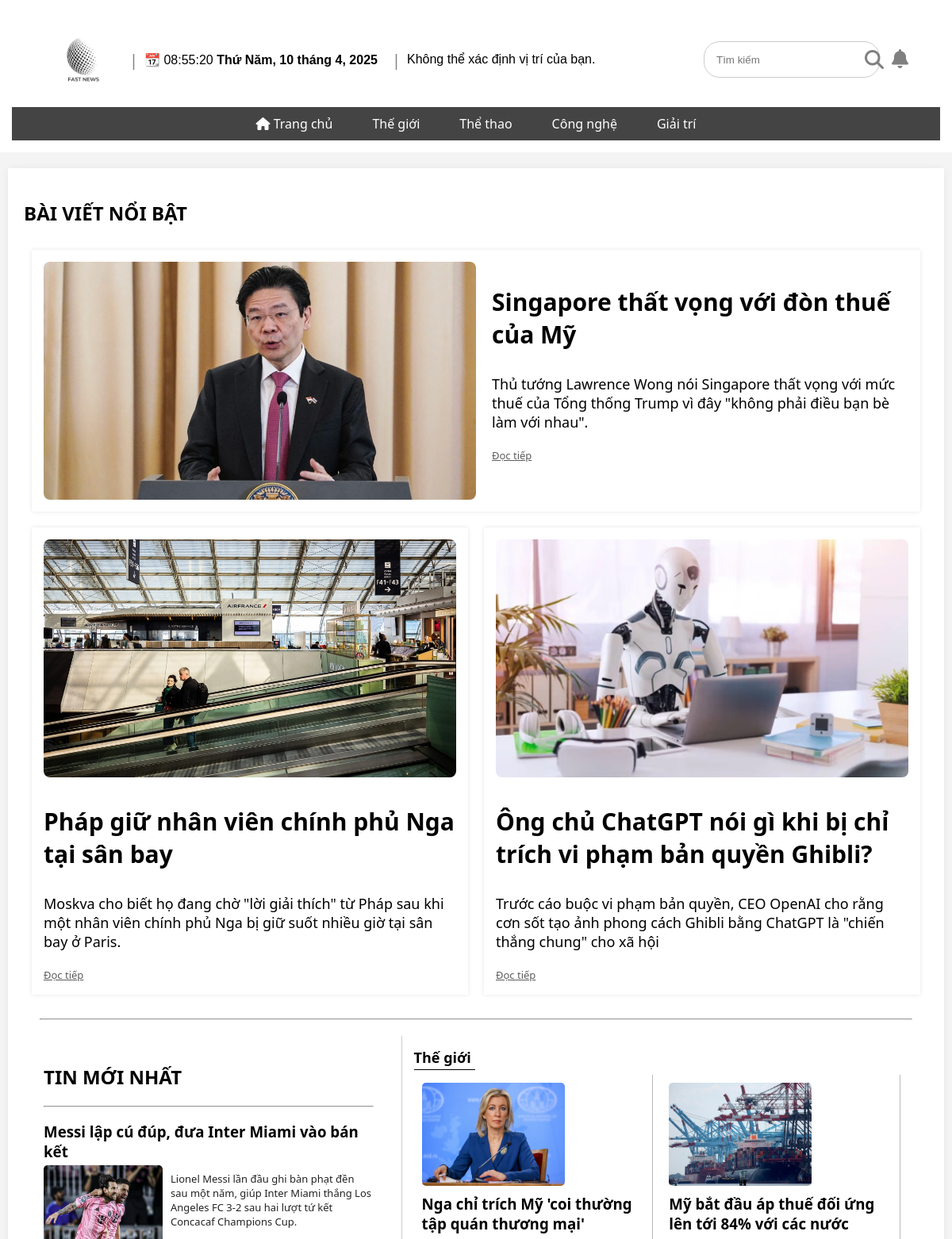
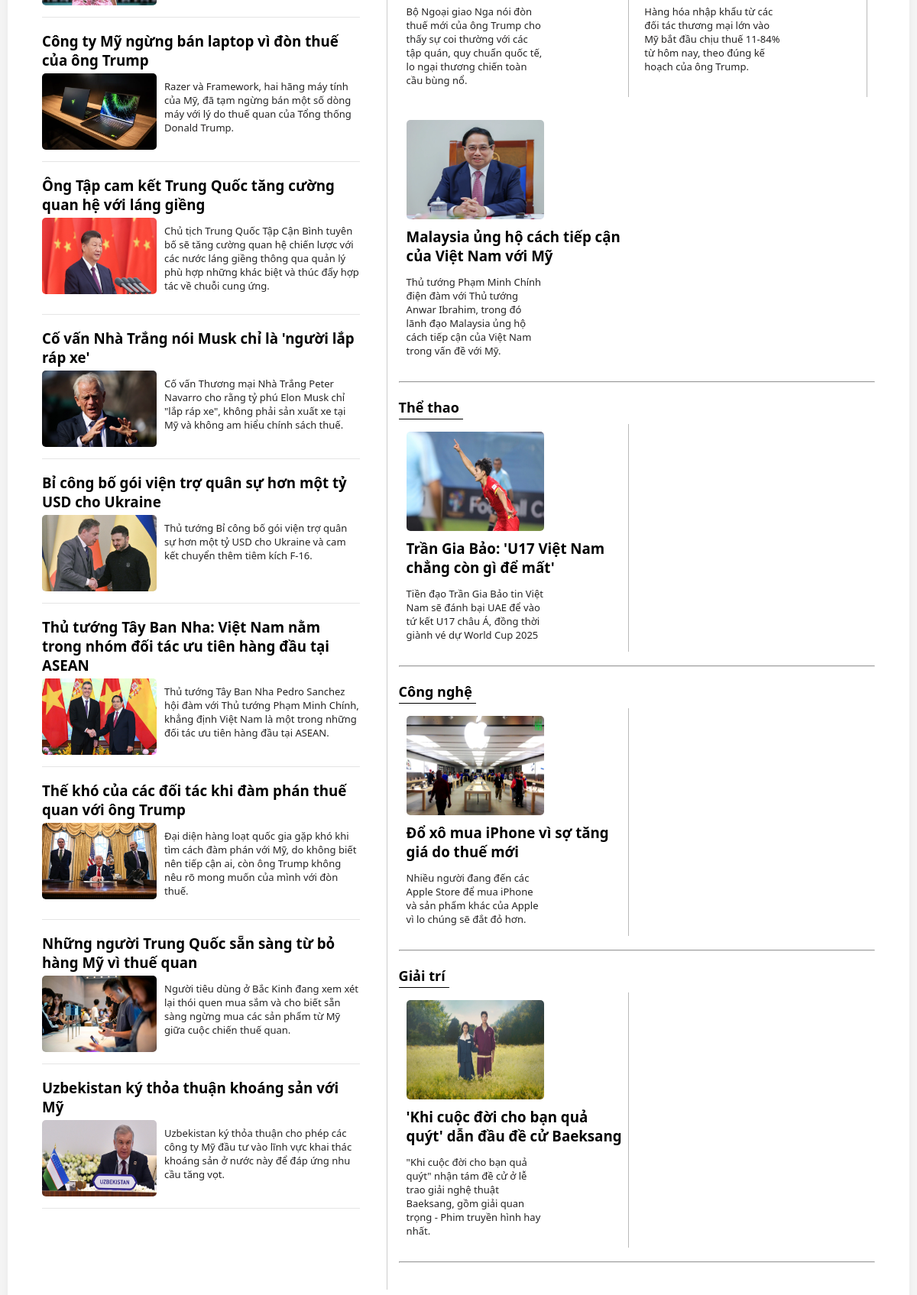
Page /news/index.php (upper part) on the committed database (2 pictures, top to bottom).
### tables this page shows
CREATE TABLE `news` (
  `id` int(11) NOT NULL,
  `title` varchar(255) NOT NULL,
  `description` text DEFAULT 'Mô tả',
  `content` text DEFAULT 'Nội dung',
  `image` varchar(255) DEFAULT 'img',
  `author` varchar(100) DEFAULT 'tác giả',
  `created_at` timestamp NOT NULL DEFAULT current_timestamp(),
  `category` varchar(255) NOT NULL,
  `is_featured` tinyint(1) NOT NULL DEFAULT 0,
  `views` int(11) NOT NULL DEFAULT 0
);

### news/functions/getArticle.php (called while the page is built, shortened)
<?php
function getFeaturedNews($conn) {
    $sql = "SELECT * FROM news WHERE is_featured = 1 ORDER BY created_at DESC LIMIT 3";
    $result = mysqli_query($conn, $sql);
    $Featurednews = [];
    if ($result && mysqli_num_rows($result) > 0) {
        while ($row = mysqli_fetch_assoc($result)) {
            $Featurednews[] = $row;
        }
    }
    return $Featurednews;
}
function getAllNews($conn) {
    $sql = "SELECT * FROM news ORDER BY created_at DESC";
    $result = mysqli_query($conn, $sql);
    $allNews = [];
    if ($result && mysqli_num_rows($result) > 0) {
        while ($row = mysqli_fetch_assoc($result)) {
            $allNews[] = $row;
        }
    }
    return $allNews;
}
function getNewsByCategory($allNews, $category, $excludedIds = []) {
    $filtered = [];
    foreach ($allNews as $news) {
        if (
            $news['category'] === $category &&
            !in_array($news['id'], $excludedIds)
        ) {
            $filtered[] = $news;
        }
    }
    return $filtered;
}
?>

### news/index.php (the view, shortened to what this page needs)
<?php
include "functions/getArticle.php";
$featuredNews = getFeaturedNews($conn);
$featuredIds = array_column($featuredNews, 'id');
$allNews = getAllNews($conn);
$latestNews = [];
$remainingNews = [];
foreach ($allNews as $news) {
    if (in_array($news['id'], $featuredIds))
        continue;
    if (count($latestNews) < 9) {
        $latestNews[] = $news;
    } else {
        $remainingNews[] = $news;
    }
}
$latestIds = array_column($latestNews, 'id');
$categories = ['Thế giới', 'Thể thao', 'Công nghệ', 'Giải trí'];
?>
<main>
    <h2>BÀI VIẾT NỔI BẬT</h2>
    <div class="news-section">
        <section class="featured">
            <article>
                <img src="uploads/<?= htmlspecialchars($featuredNews[0]['image']) ?>" alt="Hình ảnh nổi bật">
                <h3><b><a href="page/articleDetails.php?id=<?= $featuredNews[0]['id'] ?>">
                            <?= htmlspecialchars($featuredNews[0]['title']) ?></a></b></h3>
                <p><?= htmlspecialchars($featuredNews[0]['description']) ?></p>
                <a class="doctiep" href="page/articleDetails.php?id=<?= $featuredNews[0]['id'] ?>">Đọc tiếp</a>
            </article>
        </section>
    </div>
    <div class="news-section">
        <?php for ($i = 1; $i <= 2; $i++): ?>
            <section class="featured<?= $i + 1 ?>">
                <article>
                    <img src="uploads/<?= htmlspecialchars($featuredNews[$i]['image']) ?>" alt="Hình ảnh nổi bật">
                    <h3><b><a href="page/articleDetails.php?id=<?= $featuredNews[$i]['id'] ?>">
                                <?= htmlspecialchars($featuredNews[$i]['title']) ?></a></b></h3>
                    <p><?= htmlspecialchars($featuredNews[$i]['description']) ?></p>
                    <a class="doctiep" href="page/articleDetails.php?id=<?= $featuredNews[$i]['id'] ?>">Đọc tiếp</a>
                </article>
            </section>
        <?php endfor; ?>
    </div>
    <hr class="lastestnews-hr">
    <div class="news-section2">
        <section class="latest-news">
            <h2>TIN MỚI NHẤT</h2>
            <hr>
            <?php foreach ($latestNews as $news): ?>
                <article>
                    <h3><a href="page/articleDetails.php?id=<?= $news['id'] ?>">
                            <?= htmlspecialchars($news['title']) ?></a></h3>
                    <img src="uploads/<?= htmlspecialchars($news['image']) ?>" alt="Hình ảnh">
                    <p><?= htmlspecialchars($news['description']) ?></p>
                    <hr class="lastestnews1-hr">
                <?php endforeach; ?>
        </section>
        <section class="category-news">
            <?php
            $topicIndex = 1;
            $excludedIds = array_merge($featuredIds, $latestIds);
            foreach ($categories as $category):
                $newsInCategory = getNewsByCategory($remainingNews, $category, $excludedIds);
                ?>
                <div class="topic<?= $topicIndex ?>">
                    <a class="categoryHeader" href="#"><?= htmlspecialchars($category) ?></a>
                    <div class="category-content">
                        <?php foreach (array_slice($newsInCategory, 0, 3) as $news): ?>
                            <article>
                                <img src="uploads/<?= htmlspecialchars($news['image']) ?>"
                                    alt="<?= htmlspecialchars($news['title']) ?>">
                                <h3><a href="page/articleDetails.php?id=<?= $news['id'] ?>">
                                        <?= htmlspecialchars($news['title']) ?></a></h3>
                                <p><?= htmlspecialchars($news['description']) ?></p>
                            </article>
                        <?php endforeach; ?>
                    </div>
                </div>
                <hr>
                <?php
                $excludedIds = array_merge($excludedIds, array_column($newsInCategory, 'id'));
                $topicIndex++;
            endforeach;
            ?>
        </section>
    </div>
</main>
<?php
include 'includes/master.php';
?>

### news/assets/css/index.css (style rules this page uses)
body { font-family: system-ui, -apple-system, BlinkMacSystemFont, "Segoe UI", Roboto, "Helvetica Neue", Arial, sans-serif; margin: 0 auto; padding: 0; background-color: #f4f4f4; max-width: 1250px; min-width: 750px; }
main { min-height: 300px; max-width: 95%; margin: 20px auto; padding: 20px; background: #fff; box-shadow: 0 0 10px rgba(0, 0, 0, 0.05); }
.category-news p, .latest-news p, .top-news p { font-weight: lighter; font-size:small; color:#242323; }
.news-section { display: flex; }
.news-section p { font-size: large; }
.news-section h3 { font-size: 30px;; }
.featured { display: flex; background-color: #ffffff; padding: 15px; width: 100%; box-shadow: 0 0 5px rgba(0, 0, 0, 0.1); gap: 20px; margin: 10px; }
.featured2 { margin: 10px; padding: 15px; background-color: #ffffff; flex: 5; min-width: 300px; box-shadow: 0 0 5px rgba(0, 0, 0, 0.1); }
.featured3 { margin: 10px; background-color: #ffffff; flex: 5; min-width: 300px; box-shadow: 0 0 5px rgba(0, 0, 0, 0.1); padding: 15px; }
.featured img { float: left; width: 50%; height: 300px; margin-right: 20px; border-radius: 8px; object-fit: cover; }
.featured2 img, .featured3 img { width: 100%; height: 300px; border-radius: 8px; object-fit: cover; }
.latest-news img, .category-news img { float: left; width: 150px; height: 100px; border-radius: 5px; margin-right: 10px; }
.category-news img { float: left; width: 180px; height: 130px; border-radius: 5px; margin-bottom: 10px; }
.category-news a, .latest-news a, .top-news a { padding-right: 5px; clear: both; text-decoration: none; font-weight: bold; color: #000000; }
.latest-news article, .top-news article { clear: both; padding-top: 10px; }
.category-news article { padding-top: 10px; }
.news-section2 { display: flex; gap: 20px; margin: 20px 10px 10px 10px; }
.latest-news { background-color: #ffffff; padding: 15px; flex: 4; min-width: 300px; }
.latest-news article h3 { margin-bottom: 5px; }
.latest-news article h3:first-child { margin-top: 0; }
.lastestnews1-hr { clear: both; border: none; border-bottom: solid 0.5px #e5e5e5; padding-top: 15px; }
.category-news { background-color: #ffffff; padding: 15px; border-left: solid 1px #ccc; flex: 6; min-width: 300px; display: block; }
.category-news hr { margin-bottom: 20px; }
.categoryHeader { padding-bottom: 3px; font-size: large !important; border-bottom: solid 1px black !important; }
.category-content { display: grid; grid-template-columns: repeat(auto-fill, minmax(190px, 1fr)); gap: 20px; padding: 10px; }
.category-content article { display: flex; flex-direction: column; border-right: solid 0.3px #b9b9b9; }
.category-content h3 { padding-right: 2px; margin: 0; }
.category-content p { margin-right: 10px; max-width: 180px; }
.category-content article:nth-child(3n) { border-right: none; }
.lastestnews-hr { margin: 20px; }
a { text-decoration: none; color: #000000; }
.doctiep { text-decoration: underline; color:rgb(94, 93, 93); font-size: small; }

### rows in the picture
news: image (picture), title "Singapore thất vọng với đòn thuế của Mỹ", description "Thủ tướng Lawrence Wong nói Singapore thất vọng với mức thuế của Tổng thống Trump vì đây \"không phải điều bạn bè làm với nhau\"."
news: image (picture), title "Pháp giữ nhân viên chính phủ Nga tại sân bay", description "Moskva cho biết họ đang chờ \"lời giải thích\" từ Pháp sau khi một nhân viên chính phủ Nga bị giữ suốt nhiều giờ tại sân bay ở Paris."
news: image (picture), title "Ông chủ ChatGPT nói gì khi bị chỉ trích vi phạm bản quyền Ghibli?", description "Trước cáo buộc vi phạm bản quyền, CEO OpenAI cho rằng cơn sốt tạo ảnh phong cách Ghibli bằng ChatGPT là \"chiến thắng chung\" cho xã hội"
news: title "Messi lập cú đúp, đưa Inter Miami vào bán kết", image (picture), description "Lionel Messi lần đầu ghi bàn phạt đền sau một năm, giúp Inter Miami thắng Los Angeles FC 3-2 sau hai lượt tứ kết Concacaf Champions Cup."
news: title "Công ty Mỹ ngừng bán laptop vì đòn thuế của ông Trump", image (picture), description "Razer và Framework, hai hãng máy tính của Mỹ, đã tạm ngừng bán một số dòng máy với lý do thuế quan của Tổng thống Donald Trump."
news: title "Ông Tập cam kết Trung Quốc tăng cường quan hệ với láng giềng", image (picture), description "Chủ tịch Trung Quốc Tập Cận Bình tuyên bố sẽ tăng cường quan hệ chiến lược với các nước láng giềng thông qua quản lý phù hợp những khác biệt và thúc đẩy hợp tác về chuỗi cung ứng."
news: title "Cố vấn Nhà Trắng nói Musk chỉ là 'người lắp ráp xe'", image (picture), description "Cố vấn Thương mại Nhà Trắng Peter Navarro cho rằng tỷ phú Elon Musk chỉ \"lắp ráp xe\", không phải sản xuất xe tại Mỹ và không am hiểu chính sách thuế."
news: title "Bỉ công bố gói viện trợ quân sự hơn một tỷ USD cho Ukraine", image (picture), description "Thủ tướng Bỉ công bố gói viện trợ quân sự hơn một tỷ USD cho Ukraine và cam kết chuyển thêm tiêm kích F-16."
news: title "Thủ tướng Tây Ban Nha: Việt Nam nằm trong nhóm đối tác ưu tiên hàng đầu tại ASEAN", image (picture), description "Thủ tướng Tây Ban Nha Pedro Sanchez hội đàm với Thủ tướng Phạm Minh Chính, khẳng định Việt Nam là một trong những đối tác ưu tiên hàng đầu tại ASEAN."
news: title "Thế khó của các đối tác khi đàm phán thuế quan với ông Trump", image (picture), description "Đại diện hàng loạt quốc gia gặp khó khi tìm cách đàm phán với Mỹ, do không biết nên tiếp cận ai, còn ông Trump không nêu rõ mong muốn của mình với đòn thuế."
news: title "Những người Trung Quốc sẵn sàng từ bỏ hàng Mỹ vì thuế quan", image (picture), description "Người tiêu dùng ở Bắc Kinh đang xem xét lại thói quen mua sắm và cho biết sẵn sàng ngừng mua các sản phẩm từ Mỹ giữa cuộc chiến thuế quan."
news: title "Uzbekistan ký thỏa thuận khoáng sản với Mỹ", image (picture), description "Uzbekistan ký thỏa thuận cho phép các công ty Mỹ đầu tư vào lĩnh vực khai thác khoáng sản ở nước này để đáp ứng nhu cầu tăng vọt."
news: image (picture), title "Nga chỉ trích Mỹ 'coi thường tập quán thương mại'", description "Bộ Ngoại giao Nga nói đòn thuế mới của ông Trump cho thấy sự coi thường với các tập quán, quy chuẩn quốc tế, lo ngại thương chiến toàn cầu bùng nổ."
news: image (picture), title "Mỹ bắt đầu áp thuế đối ứng lên tới 84% với các nước", description "Hàng hóa nhập khẩu từ các đối tác thương mại lớn vào Mỹ bắt đầu chịu thuế 11-84% từ hôm nay, theo đúng kế hoạch của ông Trump."
news: image (picture), title "Malaysia ủng hộ cách tiếp cận của Việt Nam với Mỹ", description "Thủ tướng Phạm Minh Chính điện đàm với Thủ tướng Anwar Ibrahim, trong đó lãnh đạo Malaysia ủng hộ cách tiếp cận của Việt Nam trong vấn đề với Mỹ."
news: image (picture), title "Trần Gia Bảo: 'U17 Việt Nam chẳng còn gì để mất'", description "Tiền đạo Trần Gia Bảo tin Việt Nam sẽ đánh bại UAE để vào tứ kết U17 châu Á, đồng thời giành vé dự World Cup 2025"
news: image (picture), title "Đổ xô mua iPhone vì sợ tăng giá do thuế mới", description "Nhiều người đang đến các Apple Store để mua iPhone và sản phẩm khác của Apple vì lo chúng sẽ đắt đỏ hơn."
news: image (picture), title "'Khi cuộc đời cho bạn quả quýt' dẫn đầu đề cử Baeksang", description "\"Khi cuộc đời cho bạn quả quýt\" nhận tám đề cử ở lễ trao giải nghệ thuật Baeksang, gồm giải quan trọng - Phim truyền hình hay nhất."

### other values in the picture
$category "Thế giới"
$category "Thể thao"
$category "Công nghệ"
$category "Giải trí"
